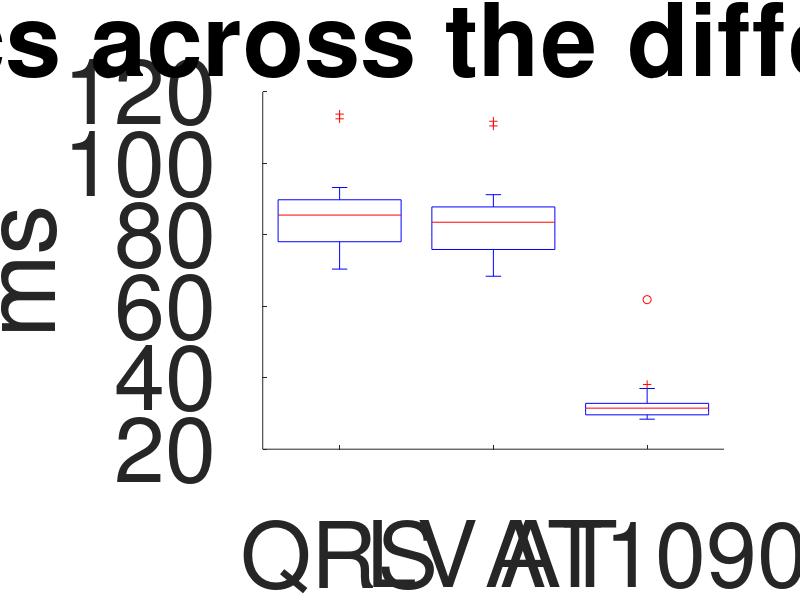

Write MATLAB code to recreate this figure. (Note: this script raises an error after producing the figure.)
close all
h=figure;
hold on

QRS = [74.1809 90.2701 88.6266 88.8248 78.5669 84.7682 70.4064 112.469 113.789 93.2322 89.3458 76.1132 92.7397 85.5237 79.1741 87.5092 82.098 73.9895 77.5646]';
TATLV = [72.1809  88.2701  86.6266  86.3653  76.2258  82.7682  68.4064 110.4690 111.7890  91.2322  87.3458  74.1132  90.7397  83.5237  77.1741  85.5092  80.0980  71.9895  75.5646]';
AT1090 = [36.9911 30.2485 35.3853 31.6259 29.3976 31.8339 28.9323 38.1203 61.8512 33.2428 32.0681 29.0949 31.4925 32.4232 28.7658 31.3614 30.0432 29.8410 28.4030]';

set(h,'PaperOrientation','landscape');
bp=boxplot([QRS,TATLV,AT1090],'Labels',...
    {'QRS','LV AT','AT1090'});

ylabel('ms','FontSize',44);

title('EP metrics across the different meshes','FontSize',44)
set(gca,'FontSize',66);
set(bp,'LineWidth', 2);
print(gcf, '-dpdf', 'boxplots_EP.pdf');
hold off